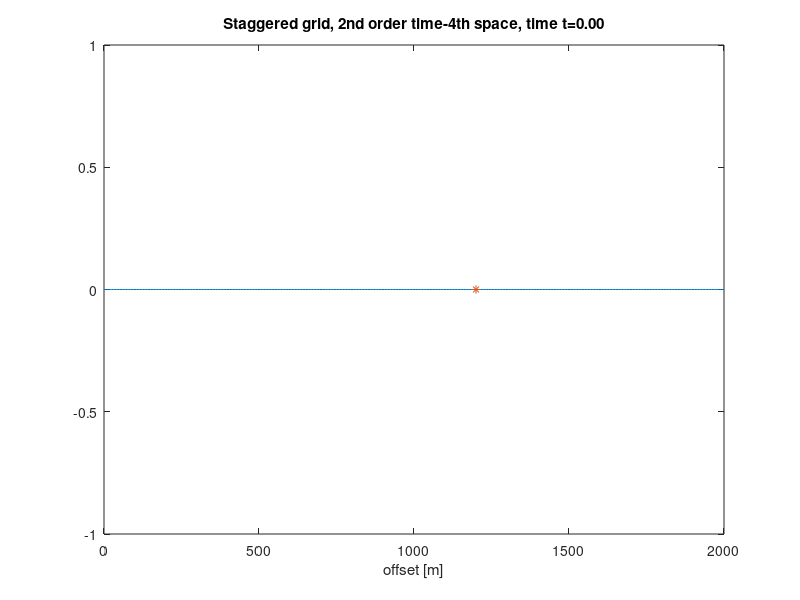

The MATLAB source for this figure: (Note: this script raises an error after producing the figure.)
%% 1st order hyperbolic PDE: the Wave Equation
clear all; close all; clc;

% Process gif with Bash command: gifsicle -b -O3 -d3 --lossy=80 --colors 40 --crop 25,0+-25x-0 staggered_grid.gif


%% Model setup
c = 2000;                  % [m/s] wave velocity
dx= 5;                     % [m]   grid spacing
dt= .0015;                 % [s]   time sampling
r = c*dt/dx                % [-]   CFL (Courant number)
x = 0:dx:2000;             % [m]   cell locations
N = length(x);             % [-]   number of cells
T = 0:dt:1;                % [s]   time vector
M = length(T);             % [-]   number of time steps
rho=1500;

% Define Ricker wavelet source
ricker = @(fm,t) (1-2*pi^2*fm^2*t.^2) .* exp(-pi^2*fm^2.*t.^2);
f      = -ricker(20 , T-0.06            ) / 2; % Monopole source
g      =  ricker(20 , T-0.06+(dx/c-dt)/2) / 2; % Dipole source

% Initialize the pressure and particle velocity grid
[p,v] = deal( zeros(N,1) );

% Seismogram init
record = zeros(M,1);

% GIF INIT
h=figure(1); set(gcf,'Position',[2700 200 562 225]); axis tight;
filename='../images/staggered_grid.gif';
gif = 1;

XX = 3:N-2; % Update cells
for j=2:M
    % MONOPOLE SOURCE 
    p(round(N/10)) =p(round(N/10)) - f(j)*dt*c/dx*2; % Inject source
   
    % DIPOLE SOURCE
    v(round(N/10)) =v(round(N/10)) - g(j)*dt/dx/rho*2; % Inject source
   
   % FINITE DIFFERENCE LEAP FROG. 4th order
   %     p(t+1/2,x) - p(t-1/2,x)              1/24u(t,x+3/2) - 9/*8u(t,x+1/2) + 9/8u(t,x-1/2) -1/24u(t,x-3/2)
   % (1) -----------------------    = -rhoc^2 ---------------------------------------------------------------
   %                dt                                                    dx
   %
   %     u(t+1,x+1/2) - u(t,x+1/2)            1/24p(t+1/2,x+2)- 9/8p(t+1/2,x+1)+ 9/8p(t+1/2,x) -1/24p(t+1/2,x-1)
   % (2) -------------------------  = -1/rho  ------------------------------------------------------------------
   %                dt                                                    dx
   % --------> Taylor series implementation as:
    p(XX+1) = -dt/dx*rho*c^2*( -1/24*v(XX-1) + 9/8*v(XX) - 9/8*v(XX+1) + 1/24*v(XX+2) ) + p(XX+1);
    v(XX)   = -dt/dx/rho*    ( -1/24*p(XX-1) + 9/8*p(XX) - 9/8*p(XX+1) + 1/24*p(XX+2) ) + v(XX  );
    
    %======================================================================
    % Record synthetic seismogram
    %======================================================================
    record(j) = p(round(3*N/5));
   
   
    %======================================================================
    % Plot
    %======================================================================
    plot(x,p),ylim([-1 1]),title(sprintf('Staggered grid, 2nd order time-4th space, time t=%0.2f',j*dt)),xlabel('offset [m]')
    hold on
    plot(x(round(3*N/5)),p(round(3*N/5)),'*')
    hold off
    drawnow
   

    %======================================================================
    % Store GIF
    %======================================================================
    if mod(j,2)==0
        fh=getframe(h);
        im = frame2im(fh);
        [imind,cm] = rgb2ind(im,256);
          if gif == 1 
              imwrite(imind,cm,filename,'gif', 'Loopcount',inf,'DelayTime',0); 
          else 
              imwrite(imind,cm,filename,'gif','WriteMode','append'); 
          end
        gif = gif+1;
    end
end

%% Recorded seismogram
figure(2)
plot(T,record,'k')
title('recorded, with dispersion')
xlabel('time')